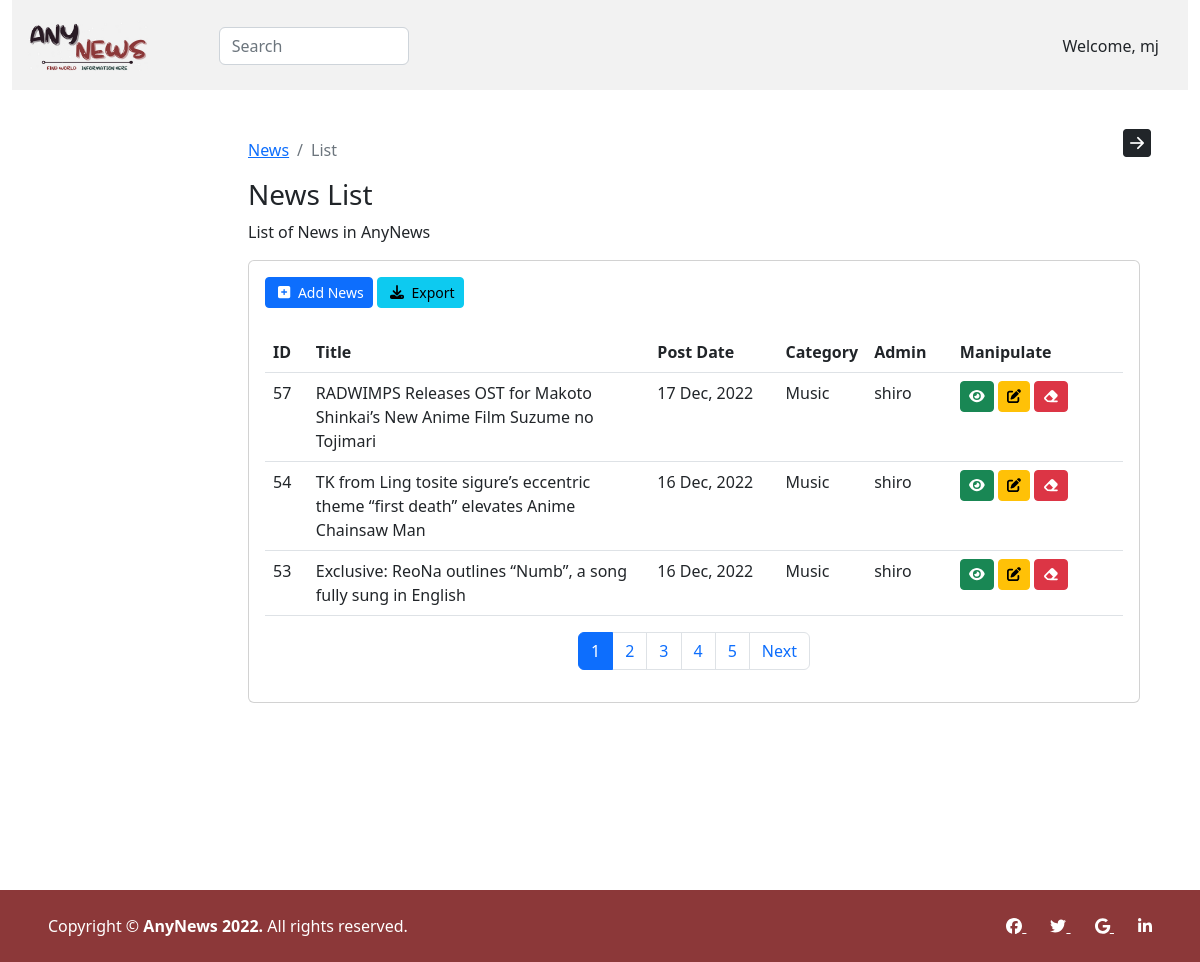
The page /admin/news/index.php (signed in) on the database as committed earlier.
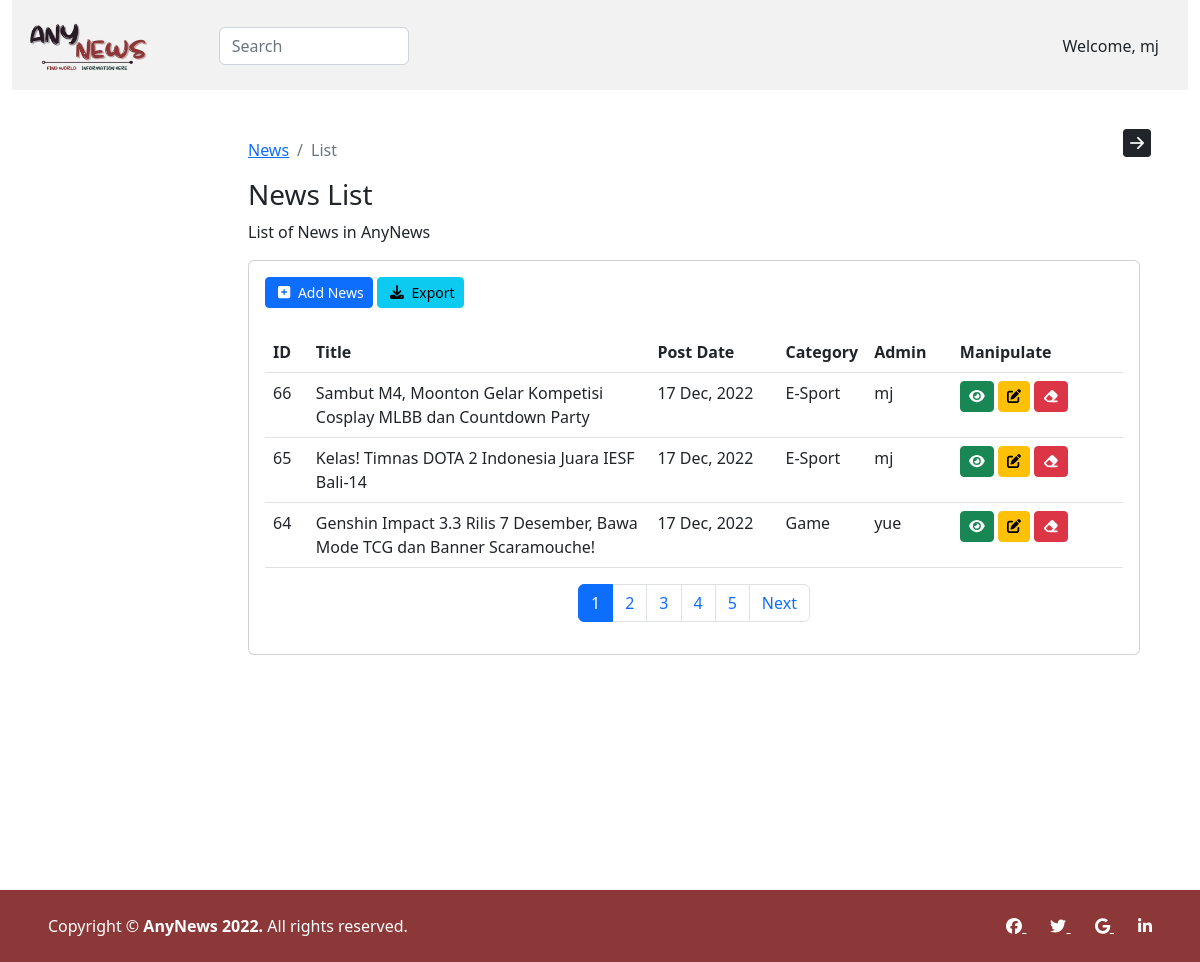
The same page on the database as committed later.
### tables this page shows
CREATE TABLE `news` (
  `news_id` int(11) NOT NULL,
  `title` varchar(150) NOT NULL,
  `description` text NOT NULL,
  `post_date` varchar(50) NOT NULL,
  `category` varchar(100) NOT NULL,
  `admin` int(11) NOT NULL,
  `post_image` varchar(100) NOT NULL
);

CREATE TABLE `categories` (
  `category_id` int(11) NOT NULL,
  `category_name` varchar(100) NOT NULL,
  `post` int(11) NOT NULL
);

### admin/news/index.php (the view, shortened to what the changed rows need)
<!DOCTYPE html>
<html lang="en">
<head>
    <link href="../../assets/vendor/bootstrap/css/bootstrap.min.css" rel="stylesheet">
    <link href="../../assets/vendor/bootstrap-icons/bootstrap-icons.css" rel="stylesheet">
    <link href="../../assets/vendor/font-awesome/css/all.min.css" rel="stylesheet">
    <link href="../../assets/css/dashboard.css" rel="stylesheet">
</head>
<body>
    <div class="container-fluid">
        <div class="container-fluid">
            <div class="row">
                <div class="col min-vh-100 p-4">
                    <main class="col-md-9 ms-sm-auto col-lg-10 px-md-4 py-4">
                        <h1 class="h3">News List</h1>
                        <div class="card">
                            <div class="card-body">
                                <div class="table-responsive">
                                    <?php
                                        include'../../connect.php';
                                        $limit = 3;
                                        if(isset($_GET['page'])){
                                            $page = $_GET['page'];
                                        }else{
                                            $page = 1;
                                        }
                                        $offset = ($page - 1) * $limit;
                                        if($_SESSION['admin_role'] == '1'){
                                        $sql = "SELECT news.news_id, news.title, news.post_date,
                                                categories.category_name, admins.username, news.category
                                                FROM news
                                                LEFT JOIN categories ON news.category = categories.category_id
                                                LEFT JOIN admins ON news.admin = admins.admin_id
                                                ORDER BY news.news_id
                                                DESC LIMIT {$offset},{$limit}";
                                        }
                                        $result = mysqli_query($conn,$sql) or die("Query Failed.");
                                        if (mysqli_num_rows($result) > 0) {
                                    ?>
                                    <table class="table">
                                        <thead>
                                            <tr>
                                                <th width="5%" scope="col">ID</th>
                                                <th width="40%" scope="col">Title</th>
                                                <th width="15%" scope="col">Post Date</th>
                                                <th width="10%" scope="col">Category</th>
                                                <th width="10%" scope="col">Admin</th>
                                                <th width="20%" scope="col">Manipulate</th>
                                            </tr>
                                        </thead>
                                        <tbody>
                                            <?php while ($row = mysqli_fetch_assoc($result)) { ?>
                                                <tr>
                                                    <td class="id"><?php echo $row['news_id']; ?></td>
                                                    <td><?php echo $row['title']; ?></td>
                                                    <td><?php echo $row['post_date']; ?></td>
                                                    <td><?php echo $row['category_name']; ?></td>
                                                    <td><?php echo $row['username']; ?></td>
                                                    <td>
                                                        <a href='read.php?id=<?php echo $row["news_id"]; ?>' class="btn btn-sm btn-success"><i class="fa-solid fa-eye"></i></a>
                                                        <a href='update.php?id=<?php echo $row["news_id"]; ?>' class="btn btn-sm btn-warning"><i class="fa-solid fa-edit"></i></a>
                                                        <a href='delete.php?id=<?php echo $row["news_id"]; ?>&catid=<?php echo $row["category"]; ?>' onclick="return confirm_delete()"
                                                        class="btn btn-sm btn-danger"><i class="fa-solid fa-eraser"></i></a>
                                                    </td>
                                                </tr>
                                            <?php } ?>
                                        </tbody>
                                    </table>
                                    <?php
                                    }
                                        $sql1 = "SELECT * FROM news";
                                        $result1 = mysqli_query($conn, $sql1) or die("Query Failed.");
                                        if(mysqli_num_rows($result1) > 0) {
                                        $total_record = mysqli_num_rows($result1);
                                        $total_page = ceil($total_record / $limit);
                                        echo '<ul class="pagination justify-content-center">';
                                        for($i = 1; $i <= $total_page; $i++){
                                        if($i == $page){
                                            $active = "active";
                                        }else{
                                            $active = "";
                                        }
                                            echo '<li class="page-item '.$active.'"><a class="page-link" href="index.php?page=' . $i . '">' . $i . '</a></li>';
                                        }
                                            echo '</ul>';
                                        }
                                    ?>
                                </div>
                            </div>
                        </div>
                    </main>
                </div>
            </div>
        </div>
    </div>
</body>
</html>

Rows that differ between the two databases and show on the page:
no longer on this page (row unchanged): news: news_id "57", title "RADWIMPS Releases OST for Makoto Shinkai’s New Anime Film Suzume no Tojimari", post_date "17 Dec, 2022", categories.category_name "Music", admins.username "shiro"
no longer on this page (row unchanged): news: news_id "54", title "TK from Ling tosite sigure’s eccentric theme “first death” elevates Anime Chainsaw Man", post_date "16 Dec, 2022", categories.category_name "Music", admins.username "shiro"
no longer on this page (row unchanged): news: news_id "53", title "Exclusive: ReoNa outlines “Numb”, a song fully sung in English", post_date "16 Dec, 2022", categories.category_name "Music", admins.username "shiro"
added news: news_id "66", title "Sambut M4, Moonton Gelar Kompetisi Cosplay MLBB dan Countdown Party", post_date "17 Dec, 2022", categories.category_name "E-Sport", admins.username "mj"
added news: news_id "65", title "Kelas! Timnas DOTA 2 Indonesia Juara IESF Bali-14", post_date "17 Dec, 2022", categories.category_name "E-Sport", admins.username "mj"
added news: news_id "64", title "Genshin Impact 3.3 Rilis 7 Desember, Bawa Mode TCG dan Banner Scaramouche!", post_date "17 Dec, 2022", categories.category_name "Game", admins.username "yue"
